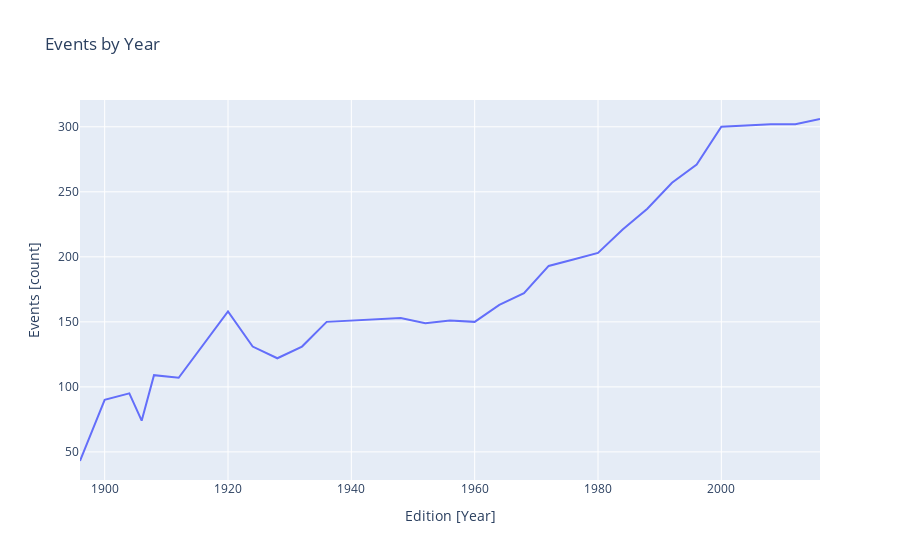

Notebook code cell kept with this figure:
### Code cell
# Events by year
events_by_year = df.groupby("Year")["Event"].nunique().sort_index().to_frame().reset_index().rename(columns={"Event": "event_count"})

import plotly.express as px
fig = px.line(
    data_frame=events_by_year,
    x="Year",
    y="event_count",
    title="Events by Year"
)

fig.update_layout(xaxis_title="Edition [Year]", yaxis_title="Events [count]")
fig.show()

### Figure 1 — Plotly figure (JSON) as saved in the notebook; plotly's stock layout.template omitted (floating-point values rounded to 4 significant figures)
{"data": [{"hovertemplate": "Year=%{x}<br>event_count=%{y}<extra></extra>", "legendgroup": "", "line": {"color": "#636efa", "dash": "solid"}, "marker": {"symbol": "circle"}, "mode": "lines", "name": "", "orientation": "v", "showlegend": false, "type": "scatter", "x": [1896, 1900, 1904, 1906, 1908, 1912, 1920, 1924, 1928, 1932, 1936, 1948, 1952, 1956, 1960, 1964, 1968, 1972, 1976, 1980, 1984, 1988, 1992, 1996, 2000, 2004, 2008, 2012, 2016], "xaxis": "x", "y": [43, 90, 95, 74, 109, 107, 158, 131, 122, 131, 150, 153, 149, 151, 150, 163, 172, 193, 198, 203, 221, 237, 257, 271, 300, 301, 302, 302, 306], "yaxis": "y"}], "layout": {"legend": {"tracegroupgap": 0}, "title": {"text": "Events by Year"}, "xaxis": {"anchor": "y", "domain": [0, 1], "title": {"text": "Edition [Year]"}}, "yaxis": {"anchor": "x", "domain": [0, 1], "title": {"text": "Events [count]"}}}}
